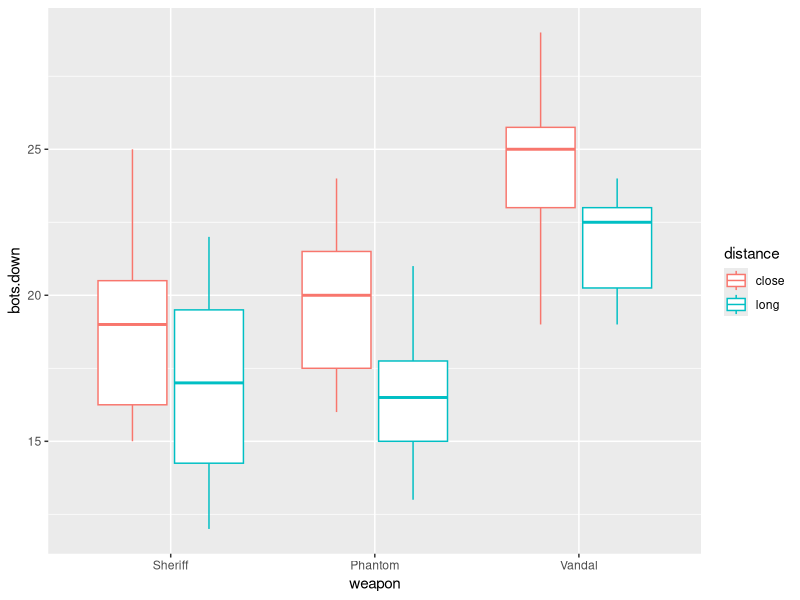
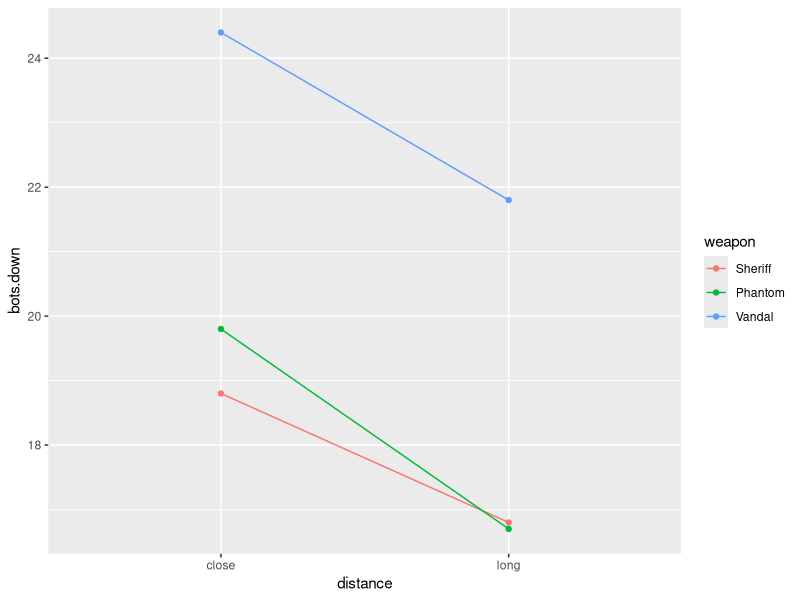
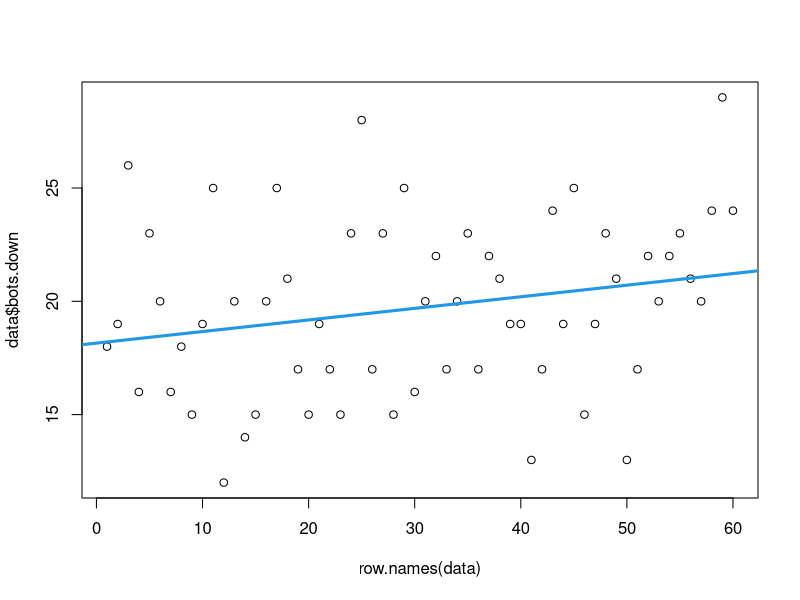

These figures' R source, in order: (Note: this script raises an error after producing the figures.)
library(ggplot2)

n <- 10
weapons <- c('Vandal', 'Phantom', 'Sheriff')
close.distances <- rep('close', each=30)
long.distances <- rep('long', each=30)
perm.weapons <- rep(weapons, each=n)

length(perm.weapons)

close.distances.data <- data.frame(weapon=perm.weapons, distance=close.distances)
long.distances.data <- data.frame(weapon=perm.weapons, distance=long.distances)
data <- rbind(close.distances.data, long.distances.data)

set.seed(42)
rows <- sample(nrow(data))
data <- data[rows, ]
row.names(data) <- NULL
data


counts <- c(18, 19, 26, 16, 23, 20, 16, 18, 15, 19,
            25, 12, 20, 14, 15, 20, 25, 21, 17, 15,
            19, 17, 15, 23, 28, 17, 23, 15, 25, 16,
            20, 22, 17, 20, 23, 17, 22, 21, 19, 19,
            13, 17, 24, 19, 25, 15, 19, 23, 21, 13,
            17, 22, 20, 22, 23, 21, 20 ,24, 29, 24)

counts.data.frame <- data.frame(bots.down=counts, robots.down=counts/30, index=as.numeric(as.character(factor(row.names(data)))))
data <- cbind(data, counts.data.frame)



# patch
data <- read.table("data.txt")
colnames(data) <- c("1", "weapon", "distance", "bots.down", "robots.down.prop", "index")



data$weapon <- factor(data$weapon, levels =  c('Sheriff', 'Phantom', 'Vandal'))

ggplot(data) +
  geom_boxplot(aes(x=weapon, y=bots.down, color=distance))

ggplot(data) +
  aes(x = distance, color = weapon, group = weapon, y = bots.down) +
  stat_summary(fun = mean, geom = "point") +
  stat_summary(fun = mean, geom = "line")

plot(row.names(data), data$bots.down)
abline(lm(data$bots ~ data$index), col = 4, lwd = 3)

fit <- lm(bots ~  index + weapons * distances, data=data, contrasts=list(index="contr.poly"))
summary(fit)

fit.anova <- aov(bots.down ~  weapon * distance + index, data=data)
summary(fit.anova)

fit.anova.reduced <- aov(bots.down  ~  weapon + distance, data=data)
summary(fit.anova.reduced)

anova(fit.anova, fit.anova.reduced)


TukeyHSD(fit.anova.reduced)
plot(TukeyHSD(fit.anova.reduced))
     
